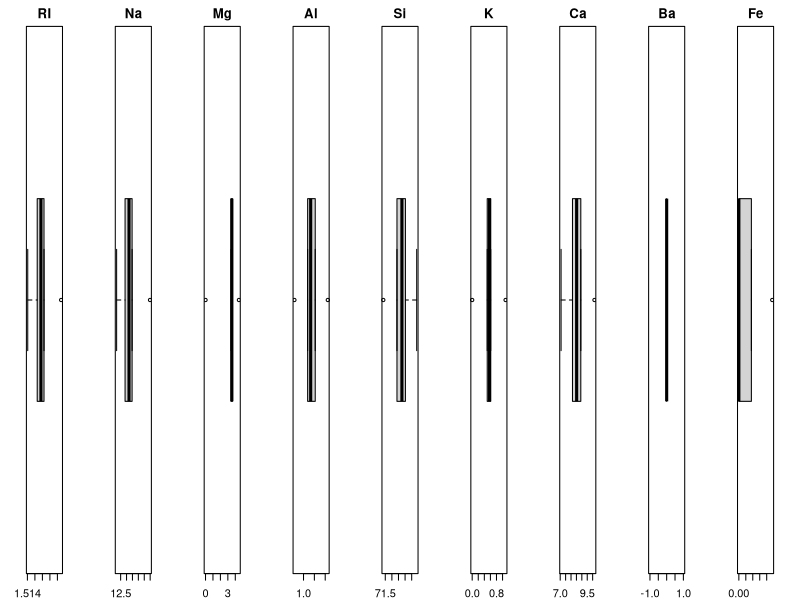

Source code (R):
library(mlbench)
data(Glass)
Glass<-Glass[!duplicated(Glass),]
x<-as.data.frame(Glass)

Q1<-quantile(x$RI,0.25)
Q2<-quantile(x$RI,0.75)
y<-IQR(x$RI)
high1<-Q2+(1.5*y)
low1<-Q1-(1.5*y)

Q1<-quantile(x$Na,0.25)
Q2<-quantile(x$Na,0.75)
y<-IQR(x$Na)
high2<-Q2+(1.5*y)
low2<-Q1-(1.5*y)

Q1<-quantile(x$Mg,0.25)
Q2<-quantile(x$Mg,0.75)
y<-IQR(x$Mg)
high3<-Q2+(1.5*y)
low3<-Q1-(1.5*y)

Q1<-quantile(x$Al,0.25)
Q2<-quantile(x$Al,0.75)
y<-IQR(x$Al)
high4<-Q2+(1.5*y)
low4<-Q1-(1.5*y)

Q1<-quantile(x$Si,0.25)
Q2<-quantile(x$Si,0.75)
y<-IQR(x$Si)
high5<-Q2+(1.5*y)
low5<-Q1-(1.5*y)

Q1<-quantile(x$K,0.25)
Q2<-quantile(x$K,0.75)
y<-IQR(x$K)
high6<-Q2+(1.5*y)
low6<-Q1-(1.5*y)

Q1<-quantile(x$Ca,0.25)
Q2<-quantile(x$Ca,0.75)
y<-IQR(x$Ca)
high7<-Q2+(1.5*y)
low7<-Q1-(1.5*y)

Q1<-quantile(x$Ba,0.25)
Q2<-quantile(x$Ba,0.75)
y<-IQR(x$Ba)
high8<-Q2+(1.5*y)
low8<-Q1-(1.5*y)

Q1<-quantile(x$Fe,0.25)
Q2<-quantile(x$Fe,0.75)
y<-IQR(x$Fe)
high9<-Q2+(1.5*y)
low9<-Q1-(1.5*y)


x_new<-subset(x,x$RI>low1 & x$RI<high1 & x$Na>low2 & x$Na<high2 & x$Mg>low3 & x$Mg<high3 & x$Al>low4 & x$Al<high4 & x$Si>low5 & x$Si<high5 & x$K>low6 & x$K<high6 & x$Ca>low7 & x$Ca<high7 & x$Ba==0 & x$Fe>low9 & x$Fe<high9)
x_new
par(mfrow=c(1,9))
par(mar=c(2,2,2,2))

a<-fivenum(x_new$RI,na.rm=TRUE)
b<-fivenum(x_new$Na,na.rm=TRUE)
c<-fivenum(x_new$Mg,na.rm=TRUE)
d<-fivenum(x_new$Al,na.rm=TRUE)
e<-fivenum(x_new$Si,na.rm=TRUE)
f<-fivenum(x_new$K,na.rm=TRUE)
g<-fivenum(x_new$Ca,na.rm=TRUE)
h<-fivenum(x_new$Ba,na.rm=TRUE)
i<-fivenum(x_new$Fe,na.rm=TRUE)

boxplot(a,horizontal=TRUE,main="RI")
boxplot(b,horizontal=TRUE,main="Na")
boxplot(c,horizontal=TRUE,main="Mg")
boxplot(d,horizontal=TRUE,main="Al")
boxplot(e,horizontal=TRUE,main="Si")
boxplot(f,horizontal=TRUE,main="K")
boxplot(g,horizontal=TRUE,main="Ca")
boxplot(h,horizontal=TRUE,main="Ba")
boxplot(i,horizontal=TRUE,main="Fe")

#boxplot(a,b,c,d,e,f,g,h,i,horizontal=TRUE,names=c("RI","Na","Mg","Al","Si","K","Ca","Ba","Fe"),col=c("red","blue","green","yellow","pink","black","orange","brown","grey"),main="Glass Type")

